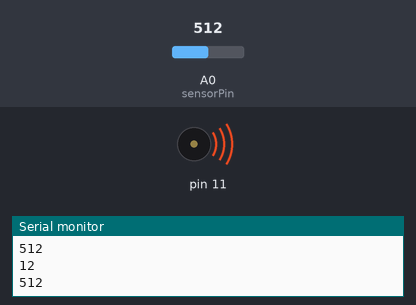
Recording of a sketch running on a simulated Arduino Uno, built with avr-gcc and run on an emulated ATmega328P. Shown: buzzer (waves = sounding), the last lines printed to the serial monitor. Inputs (shaded band) come from the test bench; at power-on: A0 (sensorPin) = 512.

Above: at 1.2 s.
1.3 s: A0 (sensorPin) set to 582
4.3 s: A0 (sensorPin) set to 613
At 5.7 s:
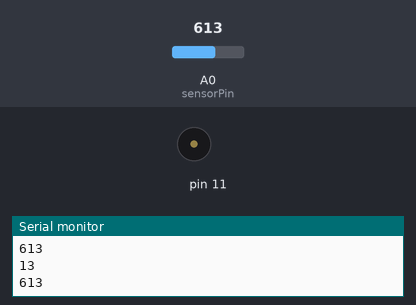
Timing chart, 0 to 7.3 s (numbered marks = the images above; inputs shaded):
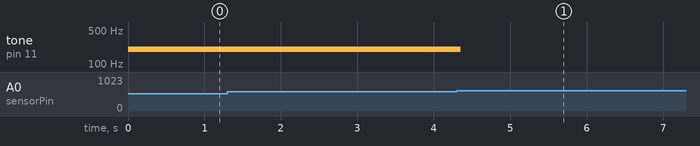

The sketch:

Musical-milliohmMeter.ino
```cpp
// Muscial Milliohm meter by: Seyed roohollah marashi
//(c) vitapour Gmbh Austria, Wien +43 6763832008
// http://www.marashi.eu srmarashi@yahoo.com

// ***** MCP6041 OP-AMP  pin2 and pin6 = 240Kohm
//                       pin3 and GND  = 240Kohm

int sensorPin = A0;    // select the input pin for the potentiometer
int i = 0;
int j = 0;
int sum = 0;
void setup() {
  Serial.begin(9600);
  pinMode(sensorPin, INPUT);
}

void loop() {


  int sensorValue = analogRead(sensorPin);
  i = sensorValue  % 10;
  j = sensorValue  % 100;
  Serial.println(j);
  Serial.println(sensorValue);
  if (sensorValue < 600)
  {
    sum = (i * 100);

    tone(11, sum);
    delay(50);
    noTone(8);
    analogWrite(11, 0);
    delay(5);
  }
  noTone(11);
  analogWrite(11, 0);
  delay(5);
}
```

Measured:
- the behaviour switches between 599 and 600 on A0 (sensorPin) (found by bisection; images 0 and 1)
- after the input at 4.3 s, tone on pin 11: 200 Hz → silent after 0.05 s
